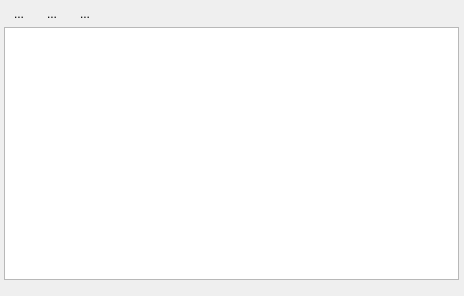
<?xml version="1.0" encoding="UTF-8"?>
<ui version="4.0">
 <class>frmSpr</class>
 <widget class="QWidget" name="frmSpr">
  <property name="geometry">
   <rect>
    <x>0</x>
    <y>0</y>
    <width>464</width>
    <height>296</height>
   </rect>
  </property>
  <property name="windowTitle">
   <string>Form</string>
  </property>
  <widget class="QWidget" name="horizontalLayoutWidget_2">
   <property name="geometry">
    <rect>
     <x>4</x>
     <y>2</y>
     <width>97</width>
     <height>24</height>
    </rect>
   </property>
   <layout class="QHBoxLayout" name="horizontalLayout_2">
    <item>
     <widget class="QToolButton" name="add_usluga">
      <property name="text">
       <string>...</string>
      </property>
      <property name="icon">
       <iconset resource="icons.qrc">
        <normaloff>:/res/icons/7.ico</normaloff>:/res/icons/7.ico</iconset>
      </property>
      <property name="checkable">
       <bool>false</bool>
      </property>
      <property name="autoRepeat">
       <bool>false</bool>
      </property>
      <property name="autoExclusive">
       <bool>false</bool>
      </property>
      <property name="popupMode">
       <enum>QToolButton::DelayedPopup</enum>
      </property>
      <property name="autoRaise">
       <bool>true</bool>
      </property>
     </widget>
    </item>
    <item>
     <widget class="QToolButton" name="edit_usluga">
      <property name="text">
       <string>...</string>
      </property>
      <property name="icon">
       <iconset resource="icons.qrc">
        <normaloff>:/res/icons/11.ico</normaloff>:/res/icons/11.ico</iconset>
      </property>
      <property name="checkable">
       <bool>false</bool>
      </property>
      <property name="autoRepeat">
       <bool>false</bool>
      </property>
      <property name="autoExclusive">
       <bool>false</bool>
      </property>
      <property name="autoRaise">
       <bool>true</bool>
      </property>
     </widget>
    </item>
    <item>
     <widget class="QToolButton" name="del_usluga">
      <property name="text">
       <string>...</string>
      </property>
      <property name="icon">
       <iconset resource="icons.qrc">
        <normaloff>:/res/icons/5.ico</normaloff>:/res/icons/5.ico</iconset>
      </property>
      <property name="checkable">
       <bool>false</bool>
      </property>
      <property name="autoRepeat">
       <bool>false</bool>
      </property>
      <property name="autoExclusive">
       <bool>false</bool>
      </property>
      <property name="autoRaise">
       <bool>true</bool>
      </property>
     </widget>
    </item>
   </layout>
  </widget>
  <widget class="QTableView" name="sprTable">
   <property name="geometry">
    <rect>
     <x>4</x>
     <y>27</y>
     <width>455</width>
     <height>253</height>
    </rect>
   </property>
   <property name="selectionBehavior">
    <enum>QAbstractItemView::SelectItems</enum>
   </property>
  </widget>
 </widget>
 <resources>
  <include location="icons.qrc"/>
 </resources>
 <connections/>
</ui>
